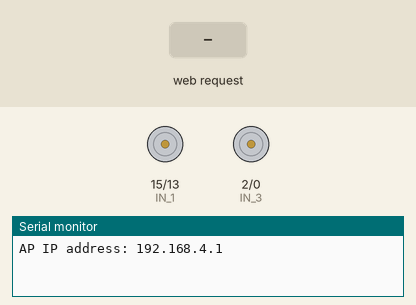
A sketch run on a simulated ESP8266 (NodeMCU). Shown: motor-driver pin pairs drawn as motors (green arrow = first pin HIGH = forward, orange = second pin HIGH = backward, longer = more drive, scaled by the enable pin), the last lines printed to the serial monitor. The inputs (shaded band) are chosen by the test bench.

Above: at 1.2 s.
1.3 s: HTTP request GET /?State=F received
At 2.2 s:
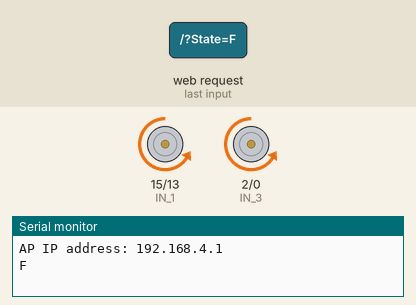
2.8 s: HTTP request GET /?State=B received
At 3.3 s:
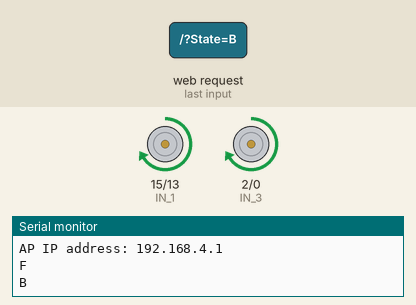
4.3 s: HTTP request GET /?State=L received
At 5.5 s:
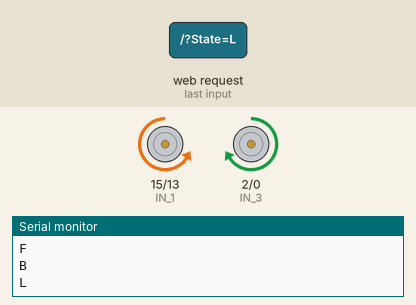
5.8 s: HTTP request GET /?State=R received
At 6.8 s:
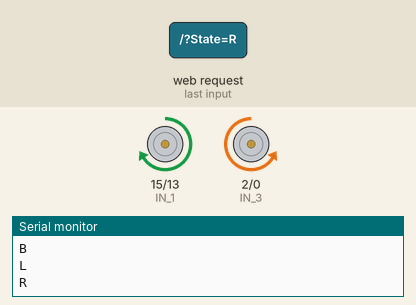
Timing chart, 0 to 8.3 s (numbered marks = the images above; inputs shaded):
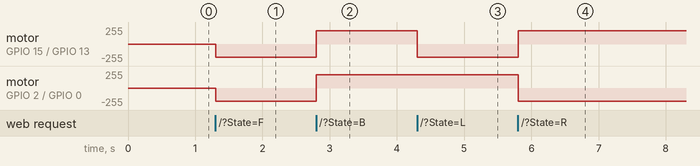

The sketch:

ESP_8266.ino
```cpp
#define ENA 14
#define ENB 12
#define IN_1 15
#define IN_2 13
#define IN_3 2
#define IN_4 0

#include <ESP8266WiFi.h>
#include <WiFiClient.h>
#include <ESP8266WebServer.h>

String command;
int speedCar = 800;
int speed_Coeff = 3;

const char *ssid = "CrimsonRed's Rolls Royce";
ESP8266WebServer server(80);

void setup()
{

    pinMode(ENA, OUTPUT);
    pinMode(ENB, OUTPUT);
    pinMode(IN_1, OUTPUT);
    pinMode(IN_2, OUTPUT);
    pinMode(IN_3, OUTPUT);
    pinMode(IN_4, OUTPUT);

    Serial.begin(115200);

    WiFi.mode(WIFI_AP);
    WiFi.softAP(ssid);

    IPAddress myIP = WiFi.softAPIP();
    Serial.print("AP IP address: ");
    Serial.println(myIP);

    server.on("/", HTTP_handleRoot);
    server.onNotFound(HTTP_handleRoot);
    server.begin();
}

void goAhead()
{

    digitalWrite(IN_1, LOW);
    digitalWrite(IN_2, HIGH);
    analogWrite(ENA, speedCar);

    digitalWrite(IN_3, LOW);
    digitalWrite(IN_4, HIGH);
    analogWrite(ENB, speedCar);
}

void goBack()
{

    digitalWrite(IN_1, HIGH);
    digitalWrite(IN_2, LOW);
    analogWrite(ENA, speedCar);

    digitalWrite(IN_3, HIGH);
    digitalWrite(IN_4, LOW);
    analogWrite(ENB, speedCar);
}

void goRight()
{

    digitalWrite(IN_1, HIGH);
    digitalWrite(IN_2, LOW);
    analogWrite(ENA, speedCar);

    digitalWrite(IN_3, LOW);
    digitalWrite(IN_4, HIGH);
    analogWrite(ENB, speedCar);
}

void goLeft()
{

    digitalWrite(IN_1, LOW);
    digitalWrite(IN_2, HIGH);
    analogWrite(ENA, speedCar);

    digitalWrite(IN_3, HIGH);
    digitalWrite(IN_4, LOW);
    analogWrite(ENB, speedCar);
}

void goAheadRight()
{

    digitalWrite(IN_1, LOW);
    digitalWrite(IN_2, HIGH);
    analogWrite(ENA, speedCar / speed_Coeff);

    digitalWrite(IN_3, LOW);
    digitalWrite(IN_4, LOW);
    analogWrite(ENB, speedCar);
}

void goAheadLeft()
{

    digitalWrite(IN_1, LOW);
    digitalWrite(IN_2, HIGH);
    analogWrite(ENA, speedCar);

    digitalWrite(IN_3, HIGH);
    digitalWrite(IN_4, LOW);
    analogWrite(ENB, speedCar / speed_Coeff);
}

void goBackRight()
{

    digitalWrite(IN_1, LOW);
    digitalWrite(IN_2, HIGH);
    analogWrite(ENA, speedCar / speed_Coeff);

    digitalWrite(IN_3, HIGH);
    digitalWrite(IN_4, LOW);
    analogWrite(ENB, speedCar);
}

void goBackLeft()
{

    digitalWrite(IN_1, HIGH);
    digitalWrite(IN_2, LOW);
    analogWrite(ENA, speedCar);

    digitalWrite(IN_3, LOW);
    digitalWrite(IN_4, HIGH);
    analogWrite(ENB, speedCar / speed_Coeff);
}

void stopRobot()
{

    digitalWrite(IN_1, LOW);
    digitalWrite(IN_2, LOW);
    analogWrite(ENA, speedCar);

    digitalWrite(IN_3, LOW);
    digitalWrite(IN_4, LOW);
    analogWrite(ENB, speedCar);
}

void loop()
{
    server.handleClient();

    command = server.arg("State");
    if (command == "F")
        goAhead();
    else if (command == "B")
        goBack();
    else if (command == "L")
        goLeft();
    else if (command == "R")
        goRight();
    else if (command == "I")
        goAheadRight();
    else if (command == "G")
        goAheadLeft();
    else if (command == "J")
        goBackRight();
    else if (command == "H")
        goBackLeft();
    else if (command == "0")
        speedCar = 400;
    else if (command == "1")
        speedCar = 470;
    else if (command == "2")
        speedCar = 540;
    else if (command == "3")
        speedCar = 610;
    else if (command == "4")
        speedCar = 680;
    else if (command == "5")
        speedCar = 750;
    else if (command == "6")
        speedCar = 820;
    else if (command == "7")
        speedCar = 890;
    else if (command == "8")
        speedCar = 960;
    else if (command == "9")
        speedCar = 1023;
    else if (command == "S")
        stopRobot();
}

void HTTP_handleRoot(void)
{
    if (server.hasArg("State"))
    {
        Serial.println(server.arg("State"));
    }

    String html = R"html(
    <!DOCTYPE html>
    <html>
    <head>
      <meta name="viewport" content="width=device-width, initial-scale=1.0">
      <style>

        body {
          font-family: 'Times New Roman', Times, serif;
          text-align: center;
          margin-top: 100px;
          background-image: linear-gradient(violet,blue,red
          );
        }

        h1 {
          margin-bottom: 30px;
          color: black;
        }

        .button {
          display: inline-block;
          padding: 20px 20px;
          font-size: 20px;
          text-align: center;
          text-decoration: none;
          outline: none;
          border: none;
          border-radius: 30px;
          background-image: linear-gradient(orange,white
          ,green);
          color: blue;
          cursor: pointer;
          transition: background-color 0.3s;
          border-radius: 50px;

        }

        .button:hover {
          background-color: #4582a0;
        }

        .button:active {
          background-color: #8e3e67;
        }
      </style>
    </head>
    <body>

      <h1> <b> CrimsonRed's Rolls Royce </b> </h1>

      <a class="button" href="?State=G">ForwardLeft</a>
      <a class="button" href="?State=F">Forward</a>
      <a class="button" href="?State=I">ForwardRight</a>
      <br><br><br>

      <a class="button" href="?State=R">Left</a>
      <a class="button" href="?State=S">Stop</a>
      <a class="button" href="?State=L">Right</a>

      <br><br><br>
      <a class="button" href="?State=H">BackwardLeft</a>
      <a class="button" href="?State=B">Backward</a>
      <a class="button" href="?State=J">BackwardRight</a>
      <br><br>
    </body>
    </html>
  )html";

    server.send(200, "text/html", html);
    delay(1);
}
```

Measured:
- after the input at 1.3 s, motor on GPIO 15 (IN_1) / GPIO 13 (IN_2), motor on GPIO 2 (IN_3) / GPIO 0 (IN_4): stopped → backward 199/255 at once
- after the input at 2.8 s, motor on GPIO 15 (IN_1) / GPIO 13 (IN_2), motor on GPIO 2 (IN_3) / GPIO 0 (IN_4): backward 199/255 → forward 199/255 at once
- after the input at 4.3 s, motor on GPIO 15 (IN_1) / GPIO 13 (IN_2): forward 199/255 → backward 199/255 at once
- after the input at 5.8 s, motor on GPIO 15 (IN_1) / GPIO 13 (IN_2): backward 199/255 → forward 199/255 at once; motor on GPIO 2 (IN_3) / GPIO 0 (IN_4): forward 199/255 → backward 199/255 at once
